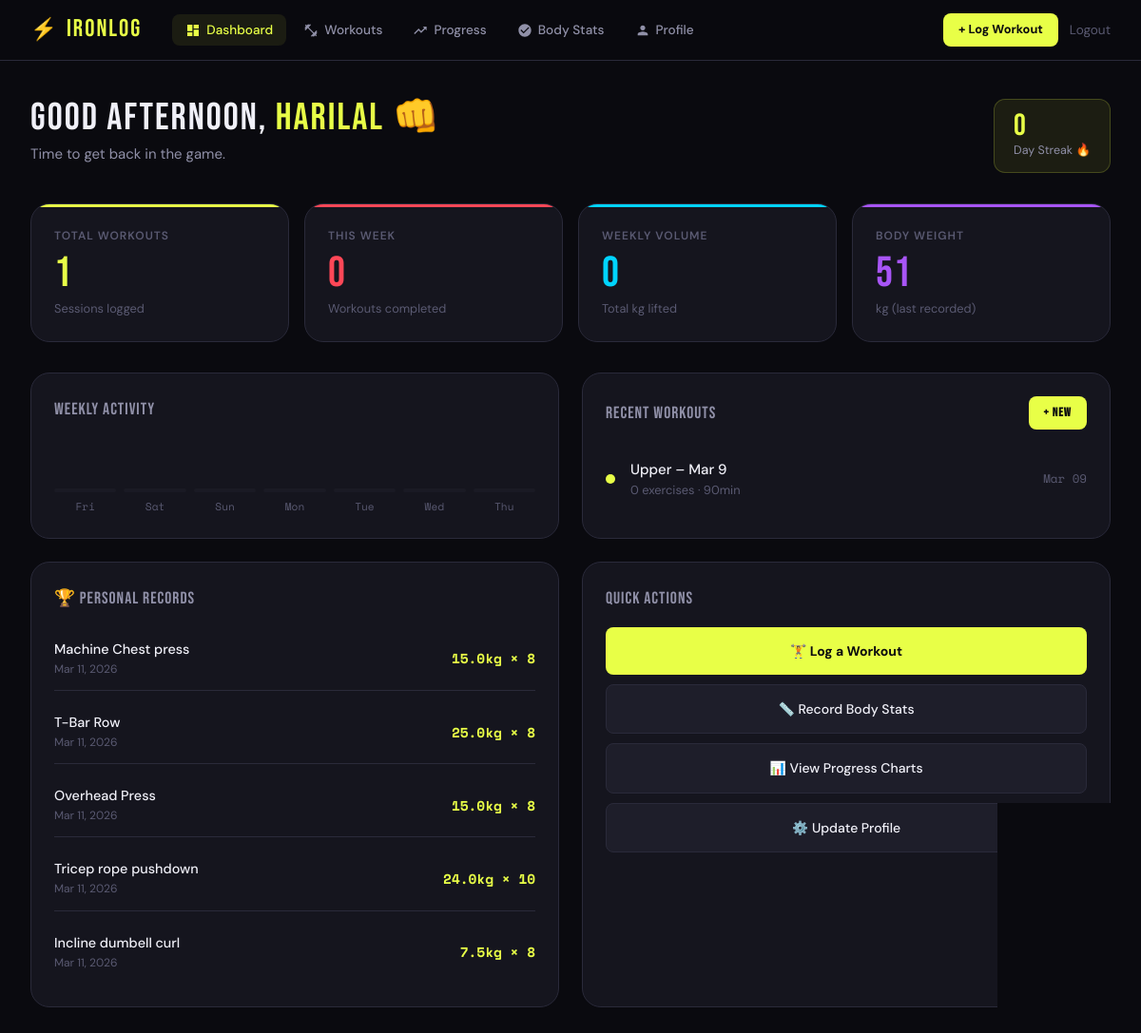
Page /dashboard (signed in) on the committed database.
### tables this page shows
CREATE TABLE user (
            id INTEGER PRIMARY KEY AUTOINCREMENT,
            username TEXT UNIQUE NOT NULL,
            email TEXT UNIQUE NOT NULL,
            password_hash TEXT NOT NULL,
            name TEXT, age INTEGER, weight REAL, height REAL,
            goal TEXT DEFAULT 'strength',
            created_at TIMESTAMP DEFAULT CURRENT_TIMESTAMP
        );

CREATE TABLE body_stat (
            id INTEGER PRIMARY KEY AUTOINCREMENT,
            user_id INTEGER NOT NULL,
            date TIMESTAMP DEFAULT CURRENT_TIMESTAMP,
            weight REAL, body_fat REAL, muscle_mass REAL,
            chest REAL, waist REAL, hips REAL, arms REAL, thighs REAL,
            FOREIGN KEY (user_id) REFERENCES user(id)
        );

CREATE TABLE workout (
            id INTEGER PRIMARY KEY AUTOINCREMENT,
            user_id INTEGER NOT NULL,
            name TEXT NOT NULL,
            date TIMESTAMP DEFAULT CURRENT_TIMESTAMP,
            duration INTEGER, notes TEXT,
            FOREIGN KEY (user_id) REFERENCES user(id)
        );

CREATE TABLE personal_record (
            id INTEGER PRIMARY KEY AUTOINCREMENT,
            user_id INTEGER NOT NULL,
            exercise_name TEXT NOT NULL,
            weight REAL, reps INTEGER,
            date TIMESTAMP DEFAULT CURRENT_TIMESTAMP,
            FOREIGN KEY (user_id) REFERENCES user(id)
        );

### app.py (the view)
@app.route('/dashboard')
@login_required
def dashboard():
    uid = session['user_id']
    user = query('SELECT * FROM user WHERE id=?', (uid,), one=True)
    now = datetime.utcnow()
    week_start = (now - timedelta(days=now.weekday())).strftime('%Y-%m-%d')
    recent_workouts = query('''
        SELECT w.*, COUNT(e.id) as ex_count FROM workout w
        LEFT JOIN exercise e ON e.workout_id=w.id
        WHERE w.user_id=? GROUP BY w.id ORDER BY w.date DESC LIMIT 5''', (uid,))
    weekly_workouts = query('SELECT COUNT(*) as c FROM workout WHERE user_id=? AND date>=?', (uid, week_start), one=True)['c']
    total_workouts = query('SELECT COUNT(*) as c FROM workout WHERE user_id=?', (uid,), one=True)['c']
    sets = query('''SELECT es.weight, es.reps FROM exercise_set es
        JOIN exercise e ON e.id=es.exercise_id JOIN workout w ON w.id=e.workout_id
        WHERE w.user_id=? AND w.date>=? AND es.weight IS NOT NULL AND es.reps IS NOT NULL''', (uid, week_start))
    weekly_volume = round(sum(s['weight']*s['reps'] for s in sets))
    latest_stat = query('SELECT * FROM body_stat WHERE user_id=? ORDER BY date DESC LIMIT 1', (uid,), one=True)
    prs = query('SELECT * FROM personal_record WHERE user_id=? ORDER BY date DESC LIMIT 5', (uid,))
    streak = compute_streak(uid)
    return render_template('dashboard.html', user=user, recent_workouts=recent_workouts,
        weekly_workouts=weekly_workouts, total_workouts=total_workouts,
        weekly_volume=weekly_volume, latest_stat=latest_stat, prs=prs, streak=streak, now=now)

### app.py (called while the page is built)
def fmt_date(val, fmt='%b %d, %Y'):
    if not val: return ''
    if hasattr(val, 'strftime'): return val.strftime(fmt)
    for pattern in ('%Y-%m-%d %H:%M:%S', '%Y-%m-%d %H:%M:%S.%f', '%Y-%m-%d'):
        try:
            from datetime import datetime
            return datetime.strptime(str(val)[:19], pattern[:len(str(val)[:19])]).strftime(fmt)
        except: pass
    return str(val)[:10]

def get_db():
    if 'db' not in g:
        g.db = sqlite3.connect(DATABASE)
        g.db.row_factory = sqlite3.Row
    return g.db

def query(sql, args=(), one=False):
    cur = get_db().execute(sql, args)
    rv = cur.fetchall()
    return (rv[0] if rv else None) if one else rv

def login_required(f):
    @wraps(f)
    def decorated(*args, **kwargs):
        if 'user_id' not in session:
            return redirect(url_for('login'))
        return f(*args, **kwargs)
    return decorated

def compute_streak(user_id):
    rows = query("SELECT DISTINCT date(date) as d FROM workout WHERE user_id=? ORDER BY d DESC", (user_id,))
    if not rows: return 0
    streak = 0; check = datetime.utcnow().date()
    dates = set(r['d'] for r in rows)
    while check.strftime('%Y-%m-%d') in dates:
        streak += 1; check -= timedelta(days=1)
    return streak

### Templates/dashboard.html (shortened to what this page needs)
{% extends 'base.html' %}
{% block content %}
<div class="page">
  <div class="dashboard-header fade-up">
    <div>
      <div class="greeting">
        GOOD {% if now.hour < 12 %}MORNING{% elif now.hour < 17 %}AFTERNOON{% else %}EVENING{% endif %},
        <span>{{ user.name.upper() }}</span> 👊
      </div>
      <div class="greeting-sub">
        {% if streak > 0 %}You're on a hot streak — keep it going!{% else %}Time to get back in the game.{% endif %}
      </div>
    </div>
    <div class="streak-badge">
      <div>
        <div class="streak-num">{{ streak }}</div>
        <div class="streak-label">Day Streak 🔥</div>
      </div>
    </div>
  </div>
  <div class="stats-grid fade-up fade-up-1">
    <div class="stat-card">
      <div class="stat-label">Total Workouts</div>
      <div class="stat-value">{{ total_workouts }}</div>
      <div class="stat-sub">Sessions logged</div>
    </div>
    <div class="stat-card red">
      <div class="stat-label">This Week</div>
      <div class="stat-value">{{ weekly_workouts }}</div>
      <div class="stat-sub">Workouts completed</div>
    </div>
    <div class="stat-card blue">
      <div class="stat-label">Weekly Volume</div>
      <div class="stat-value">{{ weekly_volume }}</div>
      <div class="stat-sub">Total kg lifted</div>
    </div>
    <div class="stat-card purple">
      <div class="stat-label">Body Weight</div>
      <div class="stat-value">{{ latest_stat.weight|int if latest_stat and latest_stat.weight else (user.weight|int if user.weight else '—') }}</div>
      <div class="stat-sub">kg (last recorded)</div>
    </div>
  </div>
  <div class="grid-2 fade-up fade-up-2">
    <div class="card">
      <div class="card-title">Weekly Activity</div>
      <div class="week-bars" id="weekBars"></div>
    </div>
    <div class="card">
      <div class="card-title" style="display:flex;align-items:center;justify-content:space-between">
        Recent Workouts
        <a href="{{ url_for('new_workout') }}" class="btn-primary btn-sm">+ New</a>
      </div>
      {% if recent_workouts %}
      <div class="recent-list">
        {% for wo in recent_workouts %}
        <a href="{{ url_for('view_workout', workout_id=wo.id) }}" class="recent-item" style="display:flex">
          <div class="recent-dot"></div>
          <div style="flex:1">
            <div class="recent-name">{{ wo.name }}</div>
            <div class="recent-meta">{{ wo.exercises|length }} exercises{% if wo.duration %} · {{ wo.duration }}min{% endif %}</div>
          </div>
          <div class="recent-date">{{ wo.date|fmtdate('%b %d') }}</div>
        </a>
        {% endfor %}
      </div>
      {% else %}
      <div class="empty-state">
        <div class="empty-icon">🏋️</div>
        <div class="empty-title">No workouts yet</div>
        <a href="{{ url_for('new_workout') }}" class="btn-primary" style="margin-top:1rem">Log First Workout</a>
      </div>
      {% endif %}
    </div>
  </div>
  <div class="grid-2 fade-up fade-up-3" style="margin-top:1.5rem">
    <div class="card">
      <div class="card-title">🏆 Personal Records</div>
      {% if prs %}
      <div class="pr-list">
        {% for pr in prs %}
        <div class="pr-item">
          <div>
            <div class="pr-name">{{ pr.exercise_name }}</div>
            <div style="font-size:0.75rem;color:var(--text3)">{{ pr.date|fmtdate('%b %d, %Y') }}</div>
          </div>
          <div class="pr-value">{{ pr.weight }}kg × {{ pr.reps }}</div>
        </div>
        {% endfor %}
      </div>
      {% else %}
      <div class="empty-state" style="padding:2rem">
        <div class="empty-icon">🏅</div>
        <div class="empty-title">Log workouts to set PRs</div>
      </div>
      {% endif %}
    </div>
    <div class="card">
      <div class="card-title">Quick Actions</div>
      <div style="display:flex;flex-direction:column;gap:10px">
        <a href="{{ url_for('new_workout') }}" class="btn-primary" style="justify-content:center;padding:14px">
          🏋️ Log a Workout
        </a>
        <a href="{{ url_for('body_stats') }}" class="btn-secondary" style="justify-content:center;padding:14px">
          📏 Record Body Stats
        </a>
        <a href="{{ url_for('progress') }}" class="btn-secondary" style="justify-content:center;padding:14px">
          📊 View Progress Charts
        </a>
        <a href="{{ url_for('profile') }}" class="btn-secondary" style="justify-content:center;padding:14px">
          ⚙️ Update Profile
        </a>
      </div>
    </div>
  </div>
</div>
{% endblock %}

### Templates/base.html (shortened to what this page needs)
<!DOCTYPE html>
<html lang="en">
<head>
<link rel="stylesheet" href="{{ url_for('static', filename='css/style.css') }}">
</head>
<body>
{% if session.get('user_id') %}
<nav class="navbar">
  <div class="nav-brand">
    <span class="brand-icon">⚡</span>
    <span class="brand-name">IRONLOG</span>
  </div>
  <div class="nav-links">
    <a href="{{ url_for('dashboard') }}" class="nav-link {% if request.endpoint == 'dashboard' %}active{% endif %}">
      <svg viewBox="0 0 24 24"><path d="M3 13h8V3H3v10zm0 8h8v-6H3v6zm10 0h8V11h-8v10zm0-18v6h8V3h-8z"/></svg>
      Dashboard
    </a>
    <a href="{{ url_for('workouts') }}" class="nav-link {% if request.endpoint in ['workouts','new_workout','view_workout'] %}active{% endif %}">
      <svg viewBox="0 0 24 24"><path d="M20.57 14.86L22 13.43 20.57 12 17 15.57 8.43 7 12 3.43 10.57 2 9.14 3.43 7.71 2 5.57 4.14 4.14 2.71 2.71 4.14l1.43 1.43L2 7.71l1.43 1.43L2 10.57 3.43 12 7 8.43 15.57 17 12 20.57 13.43 22l1.43-1.43L16.29 22l2.14-2.14 1.43 1.43 1.43-1.43-1.43-1.43L22 16.29l-1.43-1.43z"/></svg>
      Workouts
    </a>
    <a href="{{ url_for('progress') }}" class="nav-link {% if request.endpoint == 'progress' %}active{% endif %}">
      <svg viewBox="0 0 24 24"><path d="M16 6l2.29 2.29-4.88 4.88-4-4L2 16.59 3.41 18l6-6 4 4 6.3-6.29L22 12V6z"/></svg>
      Progress
    </a>
    <a href="{{ url_for('body_stats') }}" class="nav-link {% if request.endpoint == 'body_stats' %}active{% endif %}">
      <svg viewBox="0 0 24 24"><path d="M12 2C6.48 2 2 6.48 2 12s4.48 10 10 10 10-4.48 10-10S17.52 2 12 2zm-2 15l-5-5 1.41-1.41L10 14.17l7.59-7.59L19 8l-9 9z"/></svg>
      Body Stats
    </a>
    <a href="{{ url_for('profile') }}" class="nav-link {% if request.endpoint == 'profile' %}active{% endif %}">
      <svg viewBox="0 0 24 24"><path d="M12 12c2.21 0 4-1.79 4-4s-1.79-4-4-4-4 1.79-4 4 1.79 4 4 4zm0 2c-2.67 0-8 1.34-8 4v2h16v-2c0-2.66-5.33-4-8-4z"/></svg>
      Profile
    </a>
  </div>
  <div class="nav-actions">
    <a href="{{ url_for('new_workout') }}" class="btn-primary btn-sm">+ Log Workout</a>
    <a href="{{ url_for('logout') }}" class="nav-logout">Logout</a>
  </div>
</nav>
{% endif %}
<main class="main-content">
  {% block content %}{% endblock %}
</main>
</body>
</html>

### rows in the picture
user: name "HARILAL"
body_stat: weight "51"
workout: name "Upper – Mar 9", exercises|length "0", duration "90", date|fmtdate "Mar 09"
personal_record: exercise_name "Machine Chest press", date|fmtdate "Mar 11, 2026", weight "15.0", reps "8"
personal_record: exercise_name "T-Bar Row", date|fmtdate "Mar 11, 2026", weight "25.0", reps "8"
personal_record: exercise_name "Overhead Press", date|fmtdate "Mar 11, 2026", weight "15.0", reps "8"
personal_record: exercise_name "Tricep rope pushdown", date|fmtdate "Mar 11, 2026", weight "24.0", reps "10"
personal_record: exercise_name "Incline dumbell curl", date|fmtdate "Mar 11, 2026", weight "7.5", reps "8"

### other values in the picture
{{ streak }} "0"
{{ total_workouts }} "1"
{{ weekly_workouts }} "0"
{{ weekly_volume }} "0"
